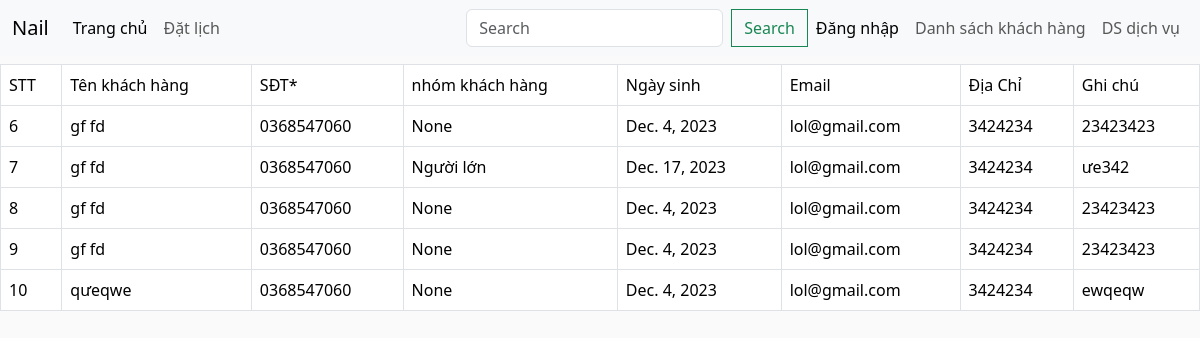
Screenshot of /add/ with the database file from the repository.
### app/models.py (models this page shows, shortened)
class addkh(models.Model):
    id = models.AutoField(primary_key=True,)
    name = models.CharField(max_length=200,null=True)
    phone = models.CharField(max_length=200,null=True)
    date = models.DateField(max_length=200,null=True)
    group = models.ForeignKey(groupkh,on_delete=models.SET_NULL,blank=True,null=True)
    email = models.CharField(max_length=200,null=True)
    address = models.CharField(max_length=200,null=True)
    Note = models.CharField(max_length=500,null=True)

class groupkh(models.Model):
    group =  models.CharField(max_length=200,null=True)
    info = models.CharField(max_length=200,null=True)
    def __str__(self):
        return str(self.group)

### app/views.py (the view)
# urls.py: path("add/",views.themkh, name="add"),
def themkh(request):
        addkhs = addkh.objects.all().order_by('id')
        context = {'addkhs':addkhs}
        return render(request,"app/add.html",context)

### app/templates/app/add.html (shortened to what this page needs)
{% extends 'app/base.html' %}
{% load static %}
        {% block add %}
       <table class = "table table-bordered mt60">
            <thead class = "bg- darkgray text-bold td">
                <tr>
                    <td>STT</td>
                    <td>Tên khách hàng</td>
                    <td>SĐT*</td>
                    <td>nhóm khách hàng</td>
                    <td>Ngày sinh</td>
                    <td>Email</td>
                    <td>Địa Chỉ</td>
                    <td>Ghi chú</td>
                </tr>
            </thead>
            <tbody>
                {% for addkh in addkhs%}
                <tr>
                    <td>{{addkh.id}}</td>
                    <td>{{addkh.name}}</td>
                    <td>{{addkh.phone}}</td>
                    <td>{{addkh.group}}</td>
                    <td>{{addkh.date}}</td>
                    <td>{{addkh.email}}</td>
                    <td>{{addkh.address}}</td>
                    <td>{{addkh.Note}}</td>
                </tr>
                {%endfor%}
            </tbody>
        </table>
        {% endblock add %}

### app/static/app/css/main.css (style rules this page uses)
body { background-color: hsl(0, 0%, 98%); }

### rows the page displays
addkh: id "6", name "gf fd", phone "0368547060", group "None", date "Dec. 4, 2023", email "lol@gmail.com", address "3424234", Note "23423423"
addkh: id "7", name "gf fd", phone "0368547060", group "Người lớn", date "Dec. 17, 2023", email "lol@gmail.com", address "3424234", Note "ưe342"
addkh: id "8", name "gf fd", phone "0368547060", group "None", date "Dec. 4, 2023", email "lol@gmail.com", address "3424234", Note "23423423"
addkh: id "9", name "gf fd", phone "0368547060", group "None", date "Dec. 4, 2023", email "lol@gmail.com", address "3424234", Note "23423423"
addkh: id "10", name "qưeqwe", phone "0368547060", group "None", date "Dec. 4, 2023", email "lol@gmail.com", address "3424234", Note "ewqeqw"
